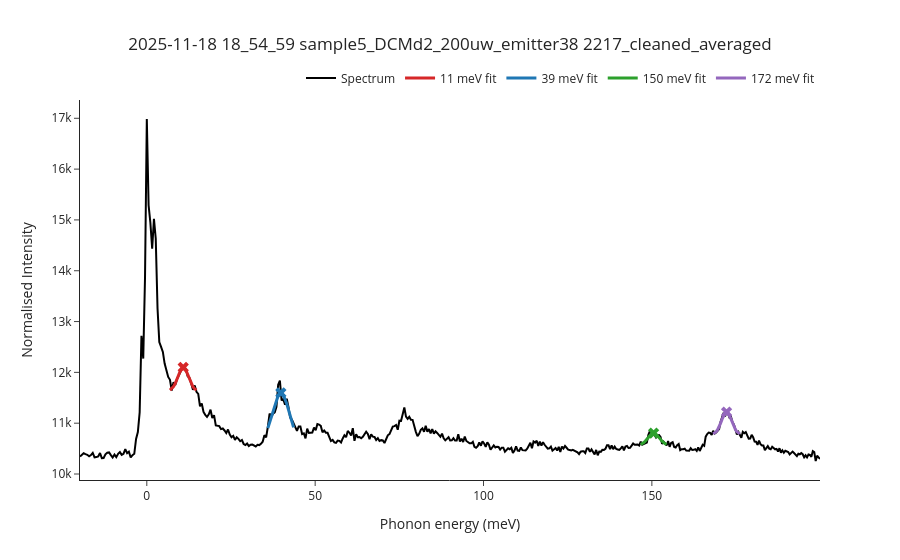

Notebook source saved alongside this figure:
### Code cell
io.save_spectrum_and_interactive_html(spe_path, energy, intensity, fit_results, targets, window=window)

### Figure 1 — Plotly figure (JSON) as saved in the notebook; plotly's stock layout.template omitted (floating-point values rounded to 4 significant figures; data arrays with more than 128 entries replaced by an {"elided": "..."} marker saying what was removed)
{"data": [{"line": {"color": "black"}, "mode": "lines", "name": "Spectrum", "type": "scatter", "x": {"elided": "458 float values"}, "y": {"elided": "458 int values"}}, {"line": {"color": "#D62728", "width": 3}, "mode": "lines", "name": "11 meV fit", "type": "scatter", "x": [6.877, 7.404, 7.93, 8.457, 8.983, 9.509, 10.03, 10.56, 11.08, 11.61, 12.13, 12.66, 13.18, 13.7, 14.23, 14.75], "y": [11650.0, 11680.0, 11720.0, 11780.0, 11870.0, 11960.0, 12040.0, 12090.0, 12090.0, 12040.0, 11960.0, 11870.0, 11780.0, 11720.0, 11680.0, 11650.0]}, {"marker": {"color": "#D62728", "size": 10, "symbol": "x"}, "mode": "markers", "showlegend": false, "type": "scatter", "x": [10.81], "y": [12100.0]}, {"line": {"color": "#1F77B4", "width": 3}, "mode": "lines", "name": "39 meV fit", "type": "scatter", "x": [35.95, 36.46, 36.97, 37.48, 37.99, 38.5, 39.01, 39.52, 40.03, 40.54, 41.05, 41.56, 42.07, 42.57, 43.08, 43.59], "y": [10900.0, 11010.0, 11120.0, 11250.0, 11370.0, 11470.0, 11550.0, 11590.0, 11590.0, 11550.0, 11480.0, 11380.0, 11270.0, 11140.0, 11030.0, 10920.0]}, {"marker": {"color": "#1F77B4", "size": 10, "symbol": "x"}, "mode": "markers", "showlegend": false, "type": "scatter", "x": [39.81], "y": [11600.0]}, {"line": {"color": "#2CA02C", "width": 3}, "mode": "lines", "name": "150 meV fit", "type": "scatter", "x": [146.7, 147.2, 147.6, 148.1, 148.5, 149.0, 149.4, 149.9, 150.3, 150.8, 151.2, 151.7, 152.1, 152.6, 153.0, 153.5, 153.9, 154.4], "y": [10580.0, 10600.0, 10620.0, 10650.0, 10690.0, 10720.0, 10760.0, 10790.0, 10800.0, 10800.0, 10790.0, 10760.0, 10720.0, 10680.0, 10650.0, 10620.0, 10600.0, 10580.0]}, {"marker": {"color": "#2CA02C", "size": 10, "symbol": "x"}, "mode": "markers", "showlegend": false, "type": "scatter", "x": [150.5], "y": [10810.0]}, {"line": {"color": "#9467BD", "width": 3}, "mode": "lines", "name": "172 meV fit", "type": "scatter", "x": [168.2, 168.6, 169.1, 169.5, 170.0, 170.4, 170.9, 171.3, 171.7, 172.2, 172.6, 173.1, 173.5, 173.9, 174.4, 174.8, 175.3, 175.7, 176.1], "y": [10790.0, 10800.0, 10830.0, 10870.0, 10930.0, 11000.0, 11080.0, 11150.0, 11200.0, 11220.0, 11200.0, 11150.0, 11080.0, 11010.0, 10930.0, 10880.0, 10830.0, 10810.0, 10790.0]}, {"marker": {"color": "#9467BD", "size": 10, "symbol": "x"}, "mode": "markers", "showlegend": false, "type": "scatter", "x": [172.2], "y": [11220.0]}], "layout": {"legend": {"orientation": "h", "x": 1, "xanchor": "right", "y": 1.02, "yanchor": "bottom"}, "title": {"text": "2025-11-18 18_54_59 sample5_DCMd2_200uw_emitter38 2217_cleaned_averaged", "x": 0.5, "xanchor": "center"}, "xaxis": {"title": {"text": "Phonon energy (meV)"}}, "yaxis": {"title": {"text": "Normalised Intensity"}}}}
